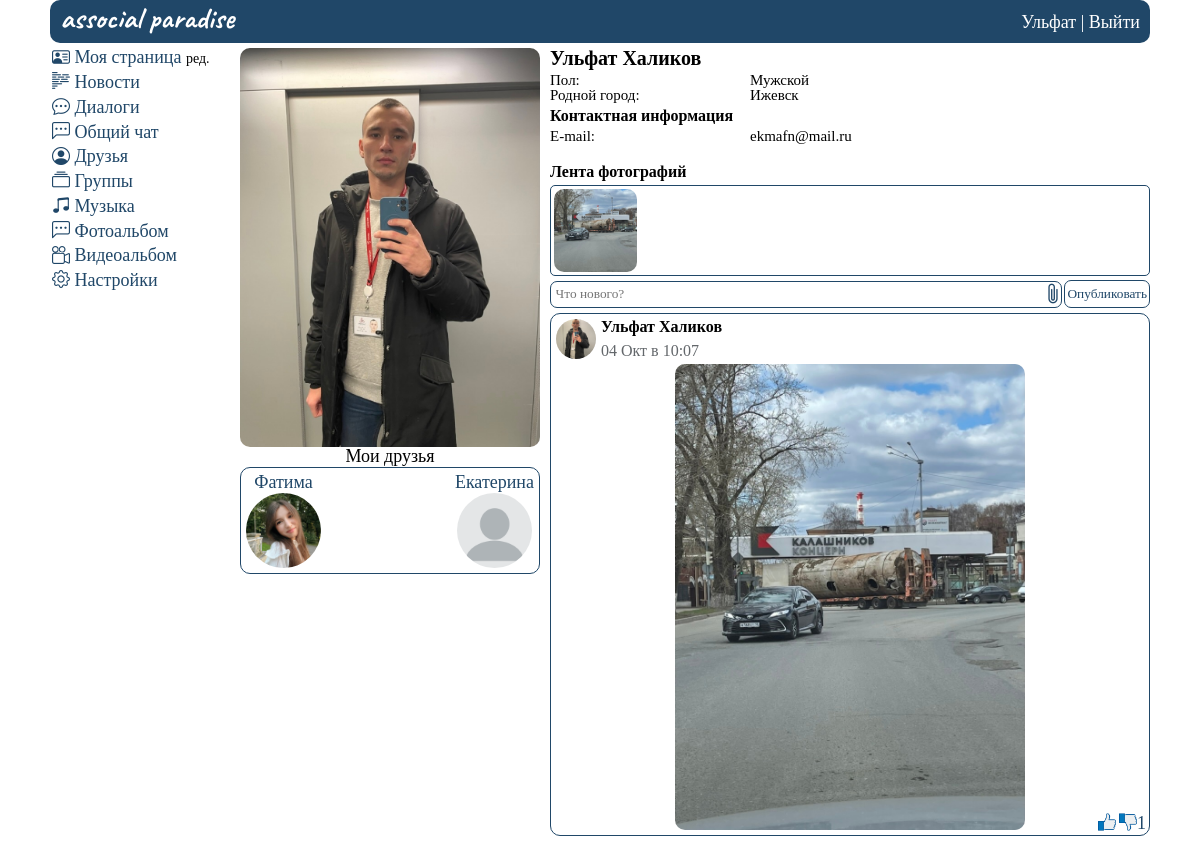
/id2 (signed in), run on the app's committed database.
### mysite/models.py (models this page shows, shortened)
class UserProfile(models.Model):
    ciggar_choices = [
        ('p', 'Положительное'),
        ('n', 'Отрицательное'),
    ]
    alco_choices = [
        ('p', 'Положительное'),
        ('n', 'Отрицательное'),
    ]
    gender_choices = [
        ('m', 'Мужской'),
        ('w', 'Женский'),
    ]
    religion_choices = [
        ('chr', 'Христианство'),
        ('isl', 'Ислам'),
        ('ind', 'Индуизм'),
        ('bdm', 'Буддизм'),
        ('iud', 'Иудаизм'),
        ('atm', 'Атеизм'),
    ]
    user = models.OneToOneField(User, on_delete=models.CASCADE)
    avatar = models.ImageField(
        upload_to="mysite/static/images/personal_photos/", blank=True, verbose_name='Аватарка',
        default='mysite/static/images/icons/none_avatar.png')
    first_name = models.CharField(max_length=20, blank=True, null=True, verbose_name='Имя')
    last_name = models.CharField(max_length=20, blank=True, null=True, verbose_name='Фамилия')
    birthdate = models.DateField(blank=True, null=True, verbose_name='Дата рождения')
    gender = models.CharField(max_length=1, blank=True, null=True, choices=gender_choices, verbose_name='Пол')
    hometown = models.CharField(max_length=30, blank=True, null=True, verbose_name='Родной город')
    fav_music = models.CharField(max_length=30, blank=True, null=True, verbose_name='Любимая музыка')
    fav_movies = models.CharField(max_length=30, blank=True, null=True, verbose_name='Любимые фильмы')
    fav_quotes = models.CharField(max_length=30, blank=True, null=True, verbose_name='Любимые цитаты')
    ciggar = models.CharField(max_length=1, blank=True, null=True, choices=ciggar_choices,
                              verbose_name='Отношение к курению')
    alco = models.CharField(max_length=1, blank=True, null=True, choices=alco_choices,
                            verbose_name='Отношение к алкоголю')
    religion = models.CharField(max_length=3, blank=True, null=True, choices=religion_choices, verbose_name='Религия')
    about = models.TextField(max_length=150, blank=True, null=True, verbose_name='О себе')
    plink = models.CharField(max_length=10, blank=True, null=True, verbose_name='Короткая ссылка')
    telegram = models.CharField(max_length=30, blank=True, null=True, verbose_name='Telegram')
    instagram = models.CharField(max_length=30, blank=True, null=True, verbose_name='Instagram')
    email = models.EmailField(max_length=30, blank=True, null=True, verbose_name='Почта')
    phone = models.CharField(max_length=12, blank=True, null=True, verbose_name='Телефон')
    class Meta:
        verbose_name_plural = 'Информация о пользователях'

class FriendsList(models.Model):
    from_user = models.TextField(max_length=100)
    to_user = models.TextField(max_length=100)
    friends = models.TextField(max_length=1, default=0)
    time_create = models.DateTimeField(auto_now_add=True)
    class Meta:
        verbose_name_plural = 'Друзья'

class UserPhotos(models.Model):
    user = models.ForeignKey(User, on_delete=models.CASCADE)
    content = models.TextField(max_length=1000, blank=True, null=True, verbose_name='Название')
    img = models.ImageField(
        upload_to="mysite/static/images/personal_photos/", blank=True)
    time_create = models.DateTimeField(auto_now_add=True)
    time_update = models.DateTimeField(auto_now=True)
    class Meta:
        verbose_name_plural = 'Фотографии пользователей'

class UserWall(models.Model):
    user_sender = models.ForeignKey(User, on_delete=models.CASCADE)
    user_recipient_id = models.TextField(max_length=1000, blank=True, null=True)
    content = models.TextField(max_length=1000, blank=True, null=True)
    img = models.ImageField(
        upload_to="mysite/static/images/userwall_photos/", blank=True)
    likes = models.ManyToManyField(User, blank=True, related_name='likes')
    dislikes = models.ManyToManyField(User, blank=True, related_name='dislikes')
    time_create = models.DateTimeField(auto_now_add=True)
    time_update = models.DateTimeField(auto_now=True)
    class Meta:
        verbose_name_plural = 'Информация со стен пользователей'

### mysite/views.py (the view, shortened to what this page needs)
# urls.py: path("id<int:pk>", main, name="main"),
@login_required(login_url='home')
def main(request, pk):
    clean_id = re.findall(r'\d+', request.path)
    form = UserWallForm()
    userid = getAuthUser(request)
    allDialogues = getAllMessages(userid)
    unread_messages = calculation_unread(allDialogues, userid)
    personal_data = getUser(userid)
    friends = FriendsList.objects.raw(
        f'SELECT * FROM MYSITE_friendslist fl JOIN MYSITE_userprofile up on fl.to_user = up.user_id WHERE fl.from_user = {userid} and fl.friends = 1')
    followers = FriendsList.objects.raw(
        f'SELECT * FROM MYSITE_friendslist fl JOIN MYSITE_userprofile up on fl.from_user = up.user_id WHERE fl.to_user = {userid} and fl.friends = 0')
    userPhoto = UserPhotos.objects.filter(user_id=userid).order_by('-time_create')[:7]
    posts = UserWall.objects.raw(
        f'SELECT * FROM MYSITE_USERWALL UW JOIN MYSITE_USERPROFILE UP ON UW.USER_SENDER_ID = UP.USER_ID WHERE UW.USER_RECIPIENT_ID = {userid} ORDER BY UW.TIME_CREATE DESC')
    like_list = UserWall.objects.raw(f'SELECT * FROM MYSITE_USERWALL_LIKES UWL JOIN MYSITE_USERPROFILE UP ON UP.USER_ID = UWL.USER_ID')
    dislike_list = UserWall.objects.raw(f'SELECT * FROM MYSITE_USERWALL_DISLIKES UWD JOIN MYSITE_USERPROFILE UP ON UP.USER_ID = UWD.USER_ID')
    req_user = request.user
    data = {
        'form': form,
        'friends': friends,
        'followers': followers,
        'allDialogues': allDialogues,
        'unread_messages': unread_messages,
        'len_followers': len(followers),
        'userid': userid,
        'personal_data': personal_data,
        'userPhoto': userPhoto,
        'posts': posts,
        'req_user': req_user,
        'like_list': like_list,
        'dislike_list' : dislike_list,
    }
    if int(clean_id[0]) != userid:
        return redirect(f'/id{userid}')
    else:
        return render(request, 'main.html', data)

### mysite/templates/main.html (shortened to what this page needs)
{% extends 'base.html' %}
{% load static %}
{%block content%}
    <div class="wrapper_main">
      <div class="content">
        {% include "header.html" %}
        <div class="container">
          <div class="row">
            <div class="col1">
              {% include "menu.html" %}
            </div>
            <div class="col2">
              <div class="avatarka">
                <img src="{% static personal_data.avatar|cut:'mysite/static' %}">
              </div>
              {% if friends %}
              <span class="friends__span">Мои друзья</span>
                <div class="friend_list">
                    {% for friend in friends %}
                    <div class="friends_item">
                      <div class="friends_item_name">
                        <a href="{% url 'viewUser' friend.user_id %}">
                          {{ friend.first_name }}
                          <div class="friends_item_img">
                            <img src="{% static friend.avatar|cut:'mysite/static' %}">
                          </div>
                        </a>
                      </div>
                    </div>
                    {% endfor %}
                </div>
              {% endif %}
            </div>
                <div class="col3">
                  <div class="personal_info">
                    <div class="user_name">{{personal_data.first_name}} {{personal_data.last_name}}</div>
                    <div class="header_info">
                      <div class="key_list">
                        {% if personal_data.gender %}<div class="user_key">Пол: </div>{% endif %}
                        {% if personal_data.hometown %}<div class="user_key">Родной город: </div>{% endif %}
                        {% if personal_data.telegram or personal_data.instagram or personal_data.phone or personal_data.email %}
                        <div class="contact_info">Контактная информация</div>
                        {% endif %}
                        {% if personal_data.email %}<div class="user_key">E-mail: </div>{% endif %}
                      </div>
                      <div class="value_list">
                        {% if personal_data.gender %}<div class="user_value">{{personal_data.get_gender_display}}</div>{% endif %}
                        {% if personal_data.hometown %}<div class="user_value">{{personal_data.hometown}}</div>{% endif %}
                        {% if personal_data.email %}<div class="user_value">{{personal_data.email}}</div>{% endif %}
                      </div>
                    </div>
                {% if userPhoto %}
                <div class="user_photos">
                  <span class="user_photos_span contact_info">Лента фотографий</span>
                  <div class="user_photos_key">
                    {% for photo in userPhoto %}
                    <div class="user_photos_value">
                      <img src="{% static photo.img|cut:'mysite/static' %}" class="user_photo_item">
                    </div>
                    {% endfor %}
                  </div>
                </div>
                {% endif %}
                <div class="wall">
                  <div class="posting">
                    <form method="post" enctype="multipart/form-data">
                      <div class="flex_obj">
                        <div class="wall_form">
                          {{ form.content }}
                        </div>
                        <label for="id_img" class='clip_icon bi bi-paperclip' style='font-size: 1.5rem; color: #204768;'></label>
                        <div class="wall_form_button">
                          <button type="submit">Опубликовать</button>
                        </div>
                    </form>
                  </div>
                  {% if posts %}
                  <div class="user__wall">
                  {% for i in posts %}
                    <div class="wall_content_items">
                      <div class="user_wall_header">
                        <div class="wall_content__avatar">
                          <img src="{% static i.avatar|cut:'mysite/static' %}" class="img">
                        </div>
                        <div class="wall_content__info">
                          <div class="name__url">
                            <a href="{% url 'viewUser' i.user_sender_id %}">{{ i.first_name }} {{ i.last_name }}</a>
                          </div>
                            <div class="wall_content__time">
                            <span>{{ i.time_create|date:'d M в m:h' }}</span>
                          </div>
                        </div>
                      </div>
                        <div class="wall__post">
                          <div class="wall_content_key">
                          </div>
                          <div class="wall_img">
                            {% if i.img %}
                              <img src="{% static i.img|cut:'mysite/static' %}">
                            {% endif %}
                          </div>
                            <form method="post">
                                <button class="wall__like"><img src="{% static 'images/icons/like.png' %}">{% if i.likes.all.count %}{{ i.likes.all.count }}{% endif %}</button>
                            </form>
                          <form method="post">
                            <button class="wall__dislike"><img src="{% static 'images/icons/dislike.png' %}">{% if i.dislikes.all.count %}{{ i.dislikes.all.count }}{% endif %}</button>
                          </form>
                        </div>
                    </div>
                  {% endfor %}
                </div>
                  </div>
                  {% else %}
                    <div class="none_posts">
                      <p>Пока нет записей, но это временно.</p>
                    </div>
                  {% endif %}
                </div>
              </div>
            </div>
          </div>
        </div>
      </div>
{%endblock%}

### mysite/templates/header.html
{%extends 'base.html'%}
{% load static %}
{%block content%}
<header class="header">
      <ul class="header__sidebar">
        <li class="header__logo"><a href="{% url 'home' %}">associal paradise</a></li>
        <li class="header__item"><a href="{% url 'home' %}">{{personal_data.first_name}}</a> | <a type="submit" href="{% url 'out' %}">Выйти</a></li>
      </ul>
 </header>
{%endblock%}

### data on the page
UserProfile: first_name "Ульфат", avatar (picture), last_name "Халиков", gender "Мужской", hometown "Ижевск", email "ekmafn@mail.ru"
FriendsList: first_name "Фатима"
FriendsList: first_name "Екатерина"
UserPhotos: img (picture)
UserWall: first_name "Ульфат", last_name "Халиков", time_create "04 Окт в 10:07", img (picture), dislikes.all.count "1"
